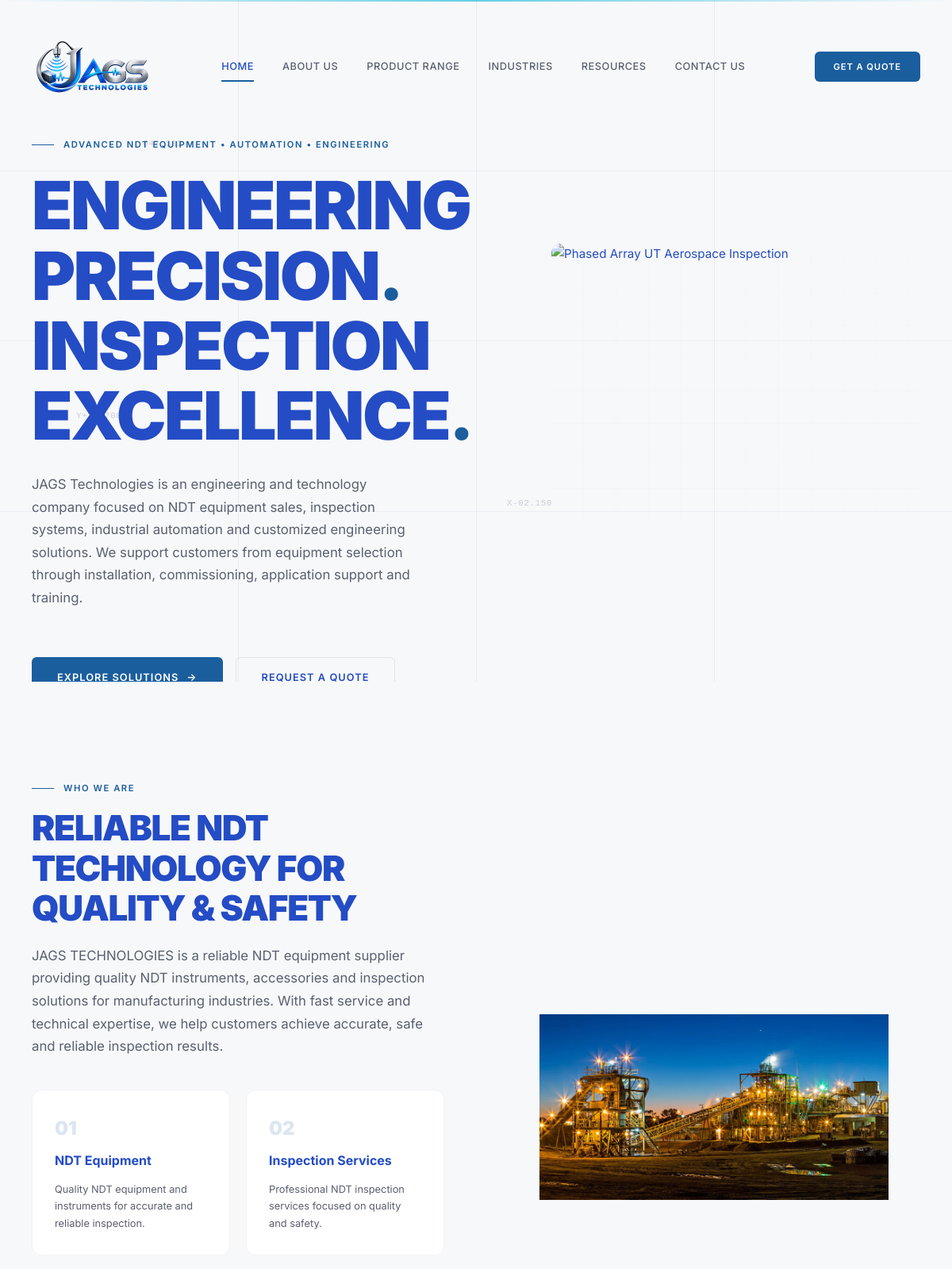
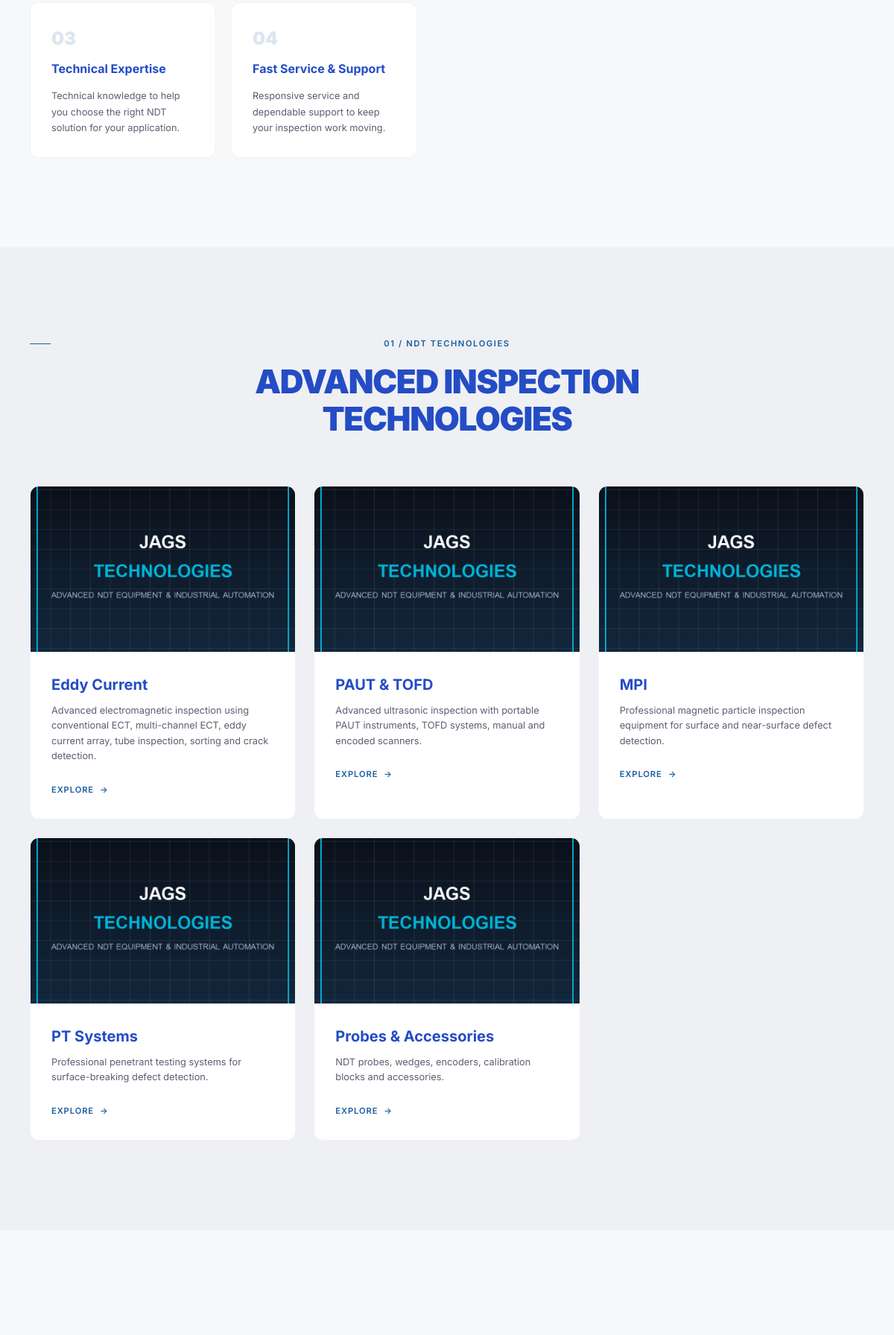
The page / (upper part) on the database its author committed (2 pictures, top to bottom).
### tables this page shows
CREATE TABLE categories (
    id INT AUTO_INCREMENT PRIMARY KEY,
    name VARCHAR(255) NOT NULL,
    slug VARCHAR(255) NOT NULL UNIQUE,
    description TEXT,
    image VARCHAR(500),
    parent_id INT DEFAULT NULL,
    sort_order INT DEFAULT 0,
    type ENUM('ndt','automation') NOT NULL,
    is_active TINYINT(1) DEFAULT 1,
    created_at TIMESTAMP DEFAULT CURRENT_TIMESTAMP,
    FOREIGN KEY (parent_id) REFERENCES categories(id) ON DELETE SET NULL
);

### includes/config.php (called while the page is built, shortened)
<?php
function placeholder_img(): string {
    return BASE_URL . '/assets/images/placeholder.png';
}
function getDB() {
    static $pdo = null;
    if ($pdo === null) {
        try {
            $pdo = new PDO(
                'mysql:host=' . DB_HOST . ';dbname=' . DB_NAME . ';charset=utf8mb4',
                DB_USER,
                DB_PASS,
                [
                    PDO::ATTR_ERRMODE => PDO::ERRMODE_EXCEPTION,
                    PDO::ATTR_DEFAULT_FETCH_MODE => PDO::FETCH_ASSOC,
                    PDO::ATTR_EMULATE_PREPARES => false
                ]
            );
        } catch (PDOException $e) {
            die('Database connection failed. Please run database/setup.sql first.');
        }
    }
    return $pdo;
}
function image_uri(?string $dbPath, string $fallback = '') {
    return $fallback;
}
function getCategories($type = null) {
    $db = getDB();
    if ($type) {
        $stmt = $db->prepare("SELECT * FROM categories WHERE type = ? AND is_active = 1 ORDER BY sort_order");
        $stmt->execute([$type]);
    } else {
        $stmt = $db->query("SELECT * FROM categories WHERE is_active = 1 ORDER BY type, sort_order");
    }
    return $stmt->fetchAll();
}

### index.php (the view, shortened to what this page needs)
<?php
require_once __DIR__ . '/includes/config.php';
$ndtCategories = getCategories('ndt');
$automationCategories = getCategories('automation');
?>
<?php include __DIR__ . '/includes/header.php'; ?>
<section class="hero">
    <div class="hero-grid-overlay">
        <div class="grid-line-h" style="top: 25%"></div>
        <div class="grid-line-h" style="top: 50%"></div>
        <div class="grid-line-h" style="top: 75%"></div>
    </div>
    <span class="hero-coord" style="top: 20%; left: 15%">047.382</span>
    <span class="hero-coord" style="bottom: 25%; right: 42%">X-02.150</span>
    <span class="hero-coord" style="top: 60%; left: 8%">Y+12.700</span>
    <div class="hero-content">
        <div class="hero-text">
            <span class="hero-label">Advanced NDT Equipment &bull; Automation &bull; Engineering</span>
            <h1 class="hero-title">
                <span class="line"><span class="line-inner">ENGINEERING</span></span>
                <span class="line"><span class="line-inner">PRECISION<span class="accent">.</span></span></span>
                <span class="line"><span class="line-inner">INSPECTION</span></span>
                <span class="line"><span class="line-inner">EXCELLENCE<span class="accent">.</span></span></span>
            </h1>
            <p class="hero-desc">
                JAGS Technologies is an engineering and technology company focused on NDT equipment sales, inspection systems, industrial
                automation and customized engineering solutions. We support customers from equipment selection through installation,
                commissioning, application support and training.
            </p>
            <div class="hero-actions">
                <a href="<?= BASE_URL ?>/pages/products.php" class="btn btn-primary magnetic-btn">
                    EXPLORE SOLUTIONS
                    <span class="btn-arrow">&rarr;</span>
                </a>
                <a href="<?= BASE_URL ?>/pages/contact.php" class="btn btn-secondary magnetic-btn">
                    REQUEST A QUOTE
                </a>
            </div>
        </div>
        <div class="hero-image-wrapper">
            <div class="hero-slider" id="heroSlider">
                <div class="hero-slide">
                </div>
            </div>
        </div>
    </div>
</section>
<section class="section">
    <div class="container">
        <div class="split-section">
            <div>
                <span class="section-label">Who We Are</span>
                <h2 class="section-title">
                    RELIABLE NDT<br>
                    TECHNOLOGY FOR<br>
                    QUALITY & SAFETY
                </h2>
                <p class="section-desc" style="margin-bottom: 40px;">
                    JAGS TECHNOLOGIES is a reliable NDT equipment supplier
                    providing quality NDT instruments, accessories and
                    inspection solutions for manufacturing industries.
                    With fast service and technical expertise, we help
                    customers achieve accurate, safe and reliable inspection results.
                </p>
                <div class="grid-two" style="gap: 20px;">
                    <div class="value-card" style="padding: 28px;">
                        <div class="value-number" style="font-size: 1.5rem; margin-bottom: 8px;">01</div>
                        <h3 class="value-title" style="font-size: 1rem;">NDT Equipment</h3>
                        <p class="value-desc" style="font-size: 0.8rem;">
                            Quality NDT equipment and instruments for accurate and reliable inspection.
                        </p>
                    </div>
                    <div class="value-card" style="padding: 28px;">
                        <div class="value-number" style="font-size: 1.5rem; margin-bottom: 8px;">02</div>
                        <h3 class="value-title" style="font-size: 1rem;">Inspection Services</h3>
                        <p class="value-desc" style="font-size: 0.8rem;">
                            Professional NDT inspection services focused on quality and safety.
                        </p>
                    </div>
                    <div class="value-card" style="padding: 28px;">
                        <div class="value-number" style="font-size: 1.5rem; margin-bottom: 8px;">03</div>
                        <h3 class="value-title" style="font-size: 1rem;">Technical Expertise</h3>
                        <p class="value-desc" style="font-size: 0.8rem;">
                            Technical knowledge to help you choose the right NDT solution for your application.
                        </p>
                    </div>
                    <div class="value-card" style="padding: 28px;">
                        <div class="value-number" style="font-size: 1.5rem; margin-bottom: 8px;">04</div>
                        <h3 class="value-title" style="font-size: 1rem;">Fast Service & Support</h3>
                        <p class="value-desc" style="font-size: 0.8rem;">
                            Responsive service and dependable support to keep your inspection work moving.
                        </p>
                    </div>
                </div>
            </div>
            <div class="who-we-are-visual has-scan">
                <img src="<?= BASE_URL ?>/assets/images/hero/hero-ndt-mining.webp"
                     alt="JAGS Technologies NDT Equipment and Inspection Solutions">
            </div>
        </div>
    </div>
</section>
<section class="section" style="background: var(--color-bg-alt);">
    <div class="container">
        <div class="section-header" style="text-align: center;">
            <span class="section-label" style="padding-left: 0; display: block; text-align: center;">
                <span style="display: inline;">01 / NDT Technologies</span>
            </span>
            <h2 class="section-title">ADVANCED INSPECTION<br>TECHNOLOGIES</h2>
        </div>
        <div class="tech-cards-grid">
            <?php
            $techCardImgs = [];
            foreach (array_merge($ndtCategories, $automationCategories) as $c) {
                $techCardImgs[$c['slug']] = $c['image'];
            }
            $techCards = [
                ['eddy-current', 'Eddy Current', 'Advanced electromagnetic inspection using conventional ECT, multi-channel ECT, eddy current array, tube inspection, sorting and crack detection.', 'ECT', $techCardImgs['eddy-current'] ?? ''],
                ['paut-tofd', 'PAUT & TOFD', 'Advanced ultrasonic inspection with portable PAUT instruments, TOFD systems, manual and encoded scanners.', 'UT', $techCardImgs['paut-tofd'] ?? ''],
                ['mpi', 'MPI', 'Professional magnetic particle inspection equipment for surface and near-surface defect detection.', 'MPI', $techCardImgs['mpi'] ?? ''],
                ['pt-systems', 'PT Systems', 'Professional penetrant testing systems for surface-breaking defect detection.', 'PT', $techCardImgs['pt-systems'] ?? ''],
                ['probes-accessories', 'Probes & Accessories', 'NDT probes, wedges, encoders, calibration blocks and accessories.', 'ACC', $techCardImgs['probes-accessories'] ?? ''],
            ];
            foreach ($techCards as $tc):
            ?>
                <a href="<?= BASE_URL ?>/pages/products.php?cat=<?= $tc[0] ?>" class="tech-card tilt-card">
                    <div class="tech-card-image">
                        <img src="<?= image_uri($tc[4], placeholder_img()) ?>" alt="<?= $tc[1] ?>" loading="lazy" decoding="async" style="width: 100%; height: 100%; object-fit: cover;">
                    </div>
                    <div class="tech-card-body">
                        <h3 class="tech-card-title"><?= $tc[1] ?></h3>
                        <p class="tech-card-desc"><?= $tc[2] ?></p>
                        <span class="tech-card-arrow">EXPLORE <span class="btn-arrow">&rarr;</span></span>
                    </div>
                </a>
            <?php endforeach; ?>
        </div>
    </div>
</section>
<section class="section">
    <div class="container">
        <div class="split-section">
            <div class="split-content">
            </div>
        </div>
    </div>
</section>
<?php include __DIR__ . '/includes/footer.php'; ?>

### assets/css/animations.css (style rules this page uses)
.magnetic-btn { position: relative; display: inline-flex; align-items: center; transition: transform 0.3s var(--ease-out); }
.tilt-card { transform-style: preserve-3d; perspective: 1000px; }

### rows shown on the page
categories: name "Eddy Current", description "Advanced electromagnetic inspection using conventional ECT, multi-channel ECT, eddy current array, tube inspection, sorting and crack detection."
categories: name "PAUT & TOFD", tc "Advanced ultrasonic inspection with portable PAUT instruments, TOFD systems, manual and encoded scanners."
categories: name "Probes & Accessories", tc "NDT probes, wedges, encoders, calibration blocks and accessories."

### other values the page prints
$tc[1] "MPI"
$tc[2] "Professional magnetic particle inspection equipment for surface and near-surface defect detection."
$tc[1] "PT Systems"
$tc[2] "Professional penetrant testing systems for surface-breaking defect detection."
